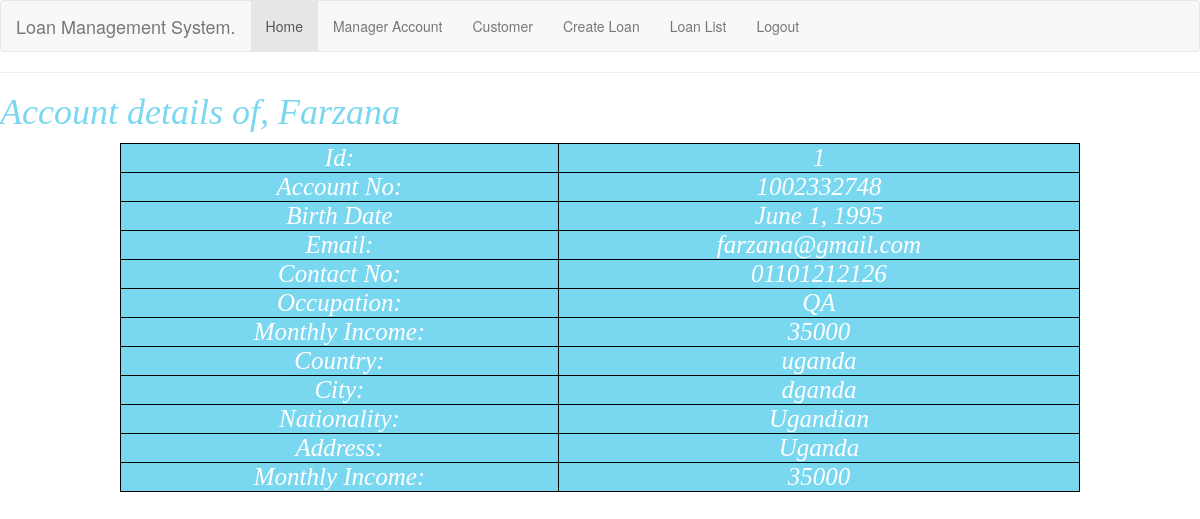
Page /customer_details/1/ (signed in) on the earlier database version.
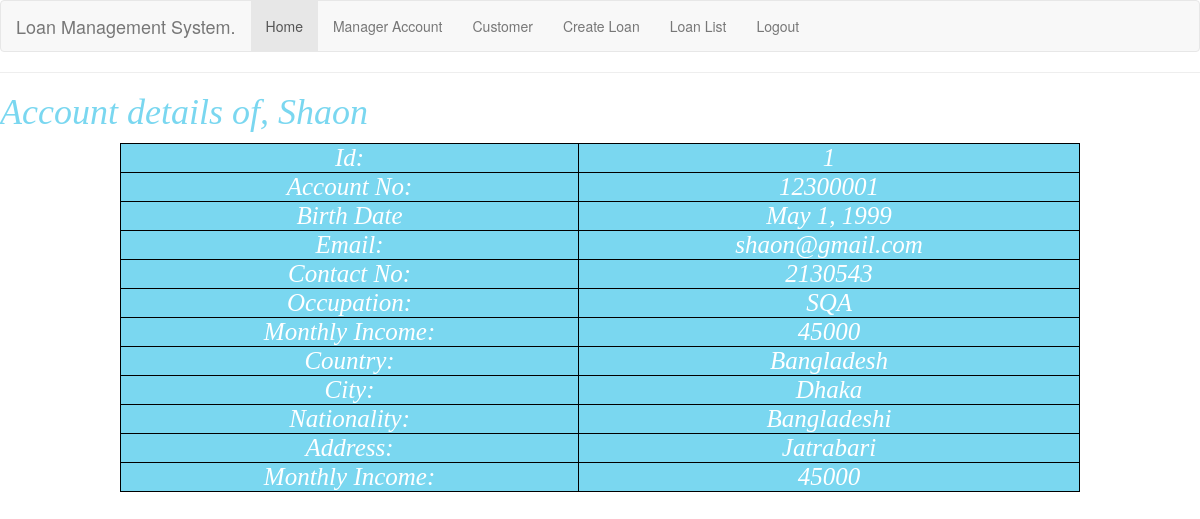
Same page on the later database version.
### accounts/models.py (models this page shows, shortened)
class BankCustomer(models.Model):
    account_no = models.CharField(max_length=150, unique=True, default="")
    full_name = models.CharField(max_length=50, default="", blank=False)
    birth_date = models.DateField(null=True, blank=True)
    email = models.EmailField(unique=True, blank=False)
    contact_no = models.CharField(unique=True, null=True, blank=True, max_length=20)
    Address = models.CharField(max_length=512)
    city = models.CharField(max_length=256)
    country = models.CharField(max_length=256)
    nationality = models.CharField(max_length=256)
    occupation = models.CharField(max_length=256)
    monthly_income = models.CharField(max_length=30)

### accounts/views.py (the view)
# urls.py: path('customer_details/<int:pk>/', BankCustomerDetail.as_view(), name='customer_details'),
class BankCustomerDetail(DetailView):
    model = BankCustomer
    template_name = 'accounts/customer_details.html'

### accounts/templates/accounts/customer_details.html (shortened to what this page needs)
{% extends 'base.html' %}
{% block content %}
<h2>{{ title }}</h2><hr>
<head>
</head>
<form method="POST" action="" enctype='multipart/form-data'>
    {% if request.user.is_authenticated %}
    <h1 style="color: #7AD7F0; font-family: times, serif; font-style:italic;">Account details of, {{object.full_name}}</h1>
        <table>
        <tr>
            <td>Id: </td>
            <td>{{object.pk}}</td>
        </tr>
        <tr>
            <td>Account No: </td>
            <td>{{object.account_no}}</td>
        </tr>
        <tr>
            <td>Birth Date</td>
            <td>{{object.birth_date}}</td>
        </tr>
        <tr>
            <td>Email: </td>
            <td>{{object.email}}</td>
        </tr>
        <tr>
            <td>Contact No: </td>
            <td>{{object.contact_no}}</td>
        </tr>
        <tr>
            <td>Occupation: </td>
            <td>{{object.occupation}}</td>
        </tr>
        <tr>
            <td>Monthly Income: </td>
            <td>{{object.monthly_income}}</td>
        </tr>
        <tr>
            <td>Country: </td>
            <td>{{object.country}}</td>
        </tr>
        <tr>
            <td>City: </td>
            <td>{{object.city}}</td>
        </tr>
        <tr>
            <td>Nationality: </td>
            <td>{{object.nationality}}</td>
        </tr>
        <tr>
            <td>Address: </td>
            <td>{{object.Address}}</td>
        </tr>
        <tr>
            <td>Monthly Income: </td>
            <td>{{object.monthly_income}}</td>
        </tr>
    </table>
     {% endif %}
</form>
{% endblock content %}

Differences in the rows shown:
changed BankCustomer id 1: full_name "Farzana" → "Shaon"; account_no "1002332748" → "12300001"; birth_date "June 1, 1995" → "May 1, 1999"; email "farzana@gmail.com" → "shaon@gmail.com"; contact_no "01101212126" → "2130543"; occupation "QA" → "SQA"; monthly_income "35000" → "45000"; country "uganda" → "Bangladesh"; city "dganda" → "Dhaka"; nationality "Ugandian" → "Bangladeshi"; Address "Uganda" → "Jatrabari"
